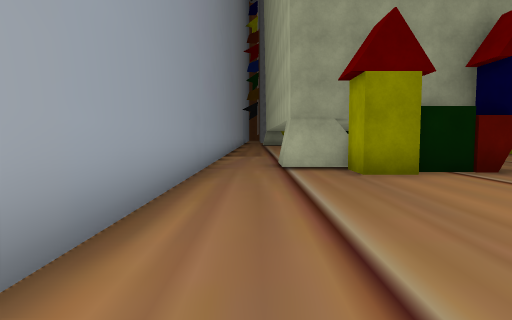
view 1 (above)

24 first-person views from a walk through a scene from a Unity 3-D project. The camera is 1.4 m above the floor, tilts 4° down and sees 75° across. Doors are open. The floor is counted in squares, 2 m on a side. Each view is taken from the middle of a square. On the plan, view 1 faces up. The plan holds only what a view shows up to about 10 squares ahead; the rest is blank. The place goes on beyond the plan. The player is left out. Some surface patterns are stand-ins.

view 2
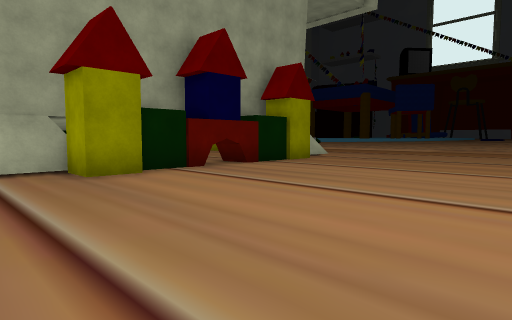

view 3
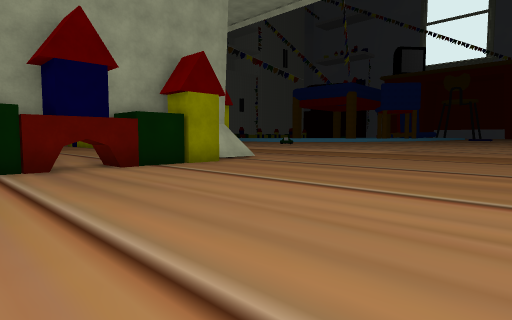

view 4
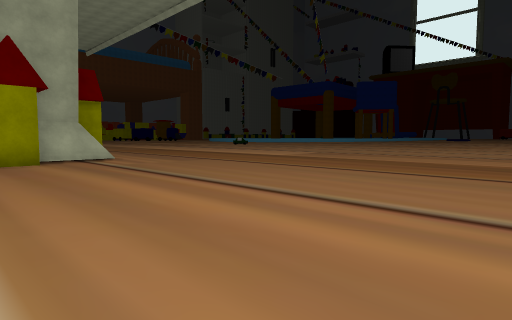

view 5
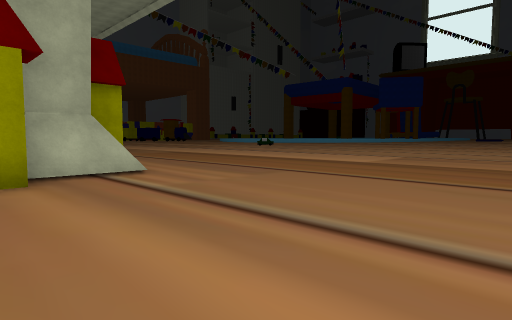

view 6
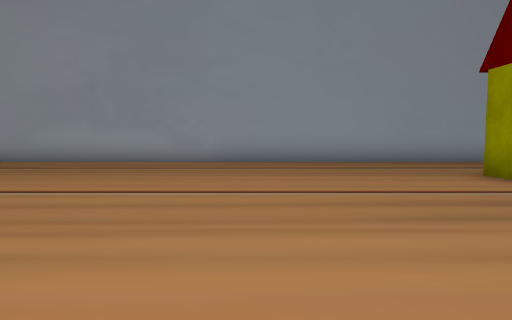

view 7
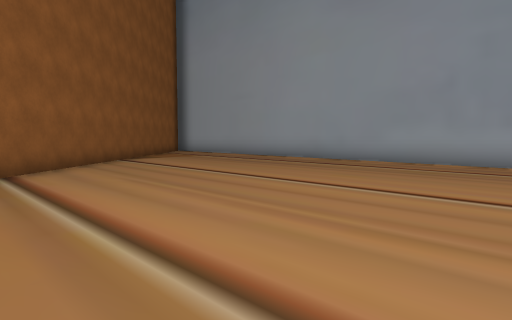

view 8
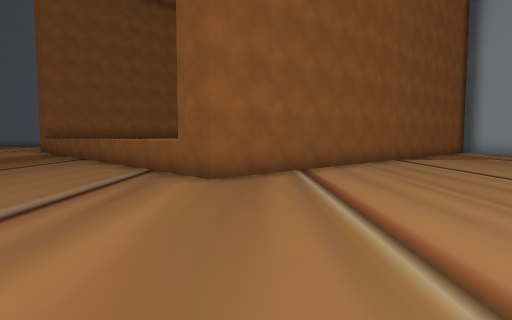

view 9
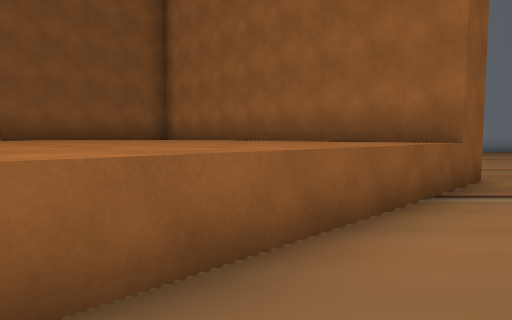

view 10
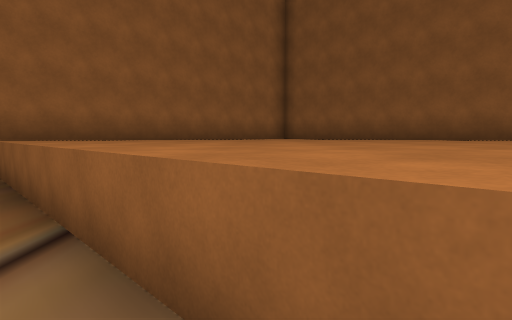

view 11
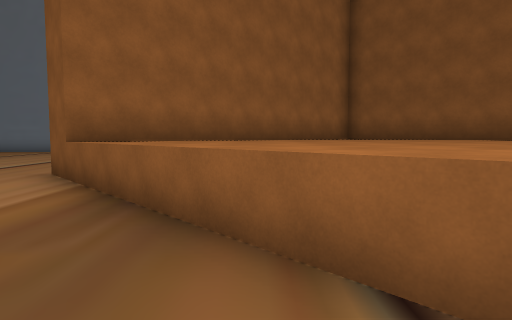

view 12
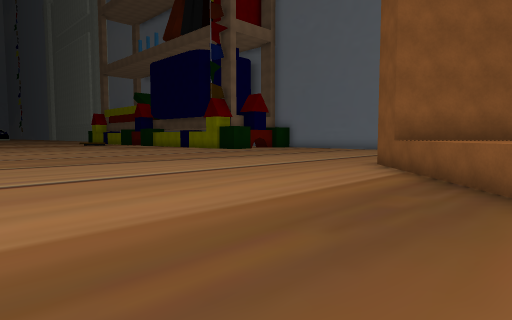

view 13
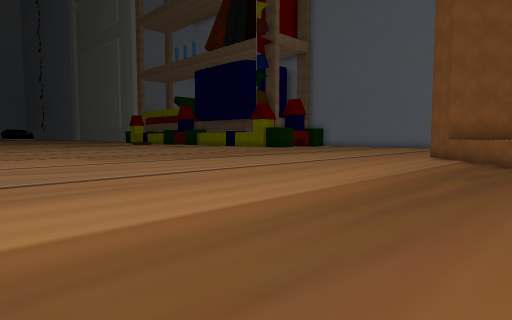

view 14
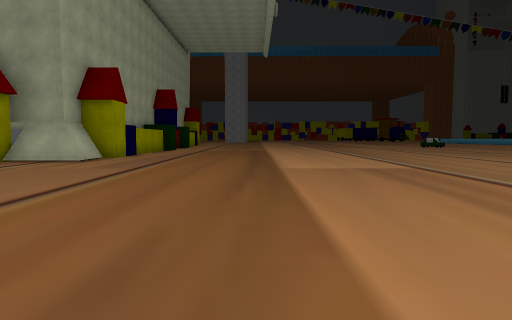

view 15
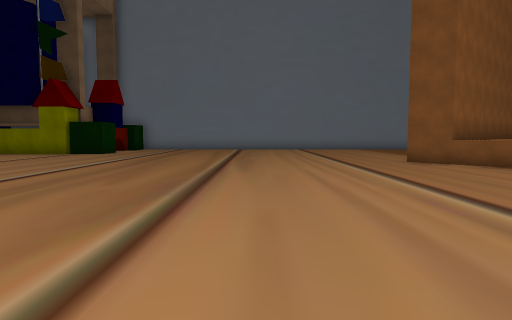

view 16
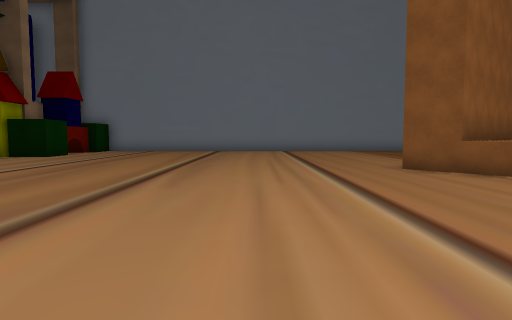

view 17
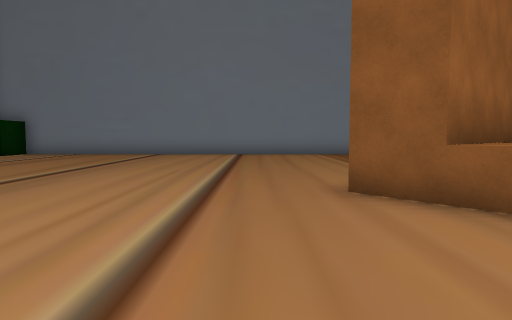

view 18
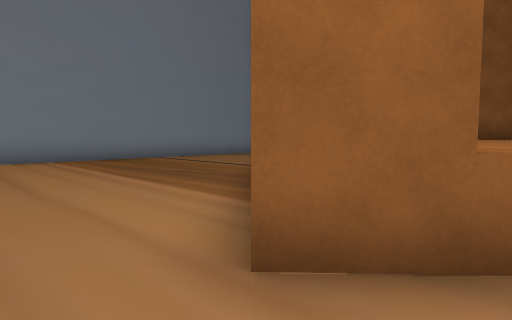

view 19
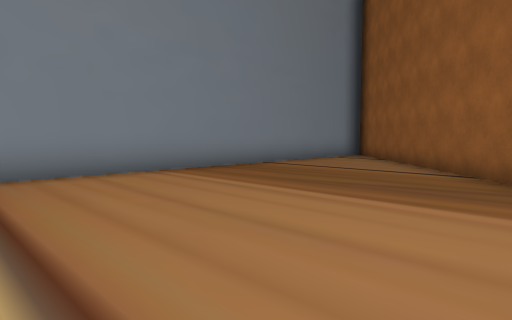

view 20
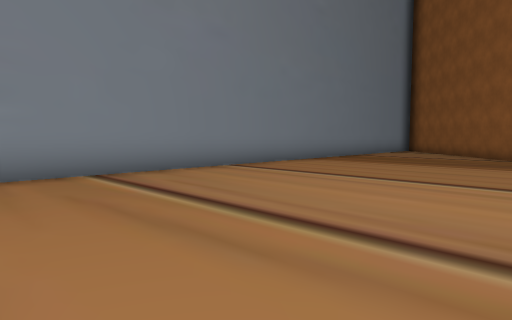

view 21
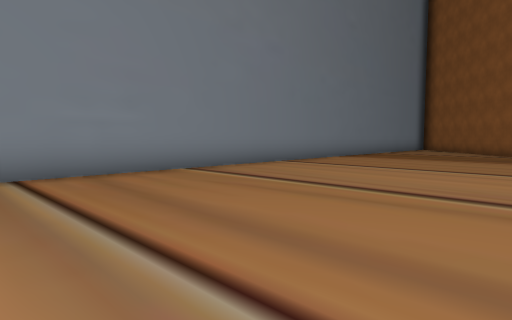

view 22
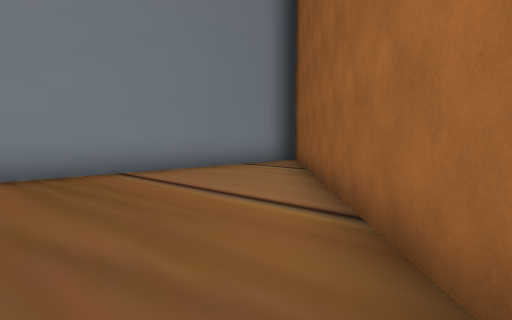

view 23
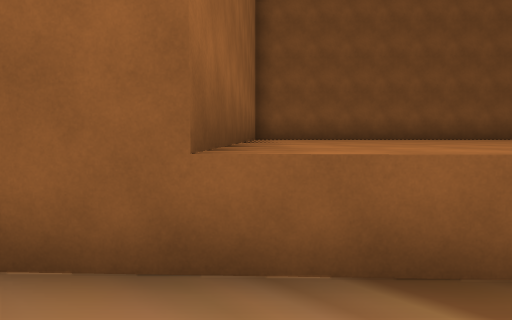

view 24
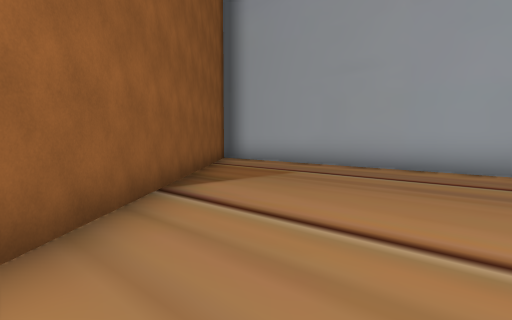

### Floor plan
Key: @ floor where view 1 was taken; # wall or solid block; . floor; D open door; ^ raised ledge; T thing the floor can be seen under or through.
Columns run from 1 left of view 1 to 27 right of it. Each row starts with its distance up from view 1.
 10 #.           ..
  9 #..         #...
  8 #.##  ..  ###............
  7 #..##TTTT##..............
  6 #..##......D............
  5 #......................
  4 #......................
  3 #.....................
  2 #....................
  1 #....................
  0 #@..................
 -1 #...................
 -2 #..................
 -3 #............  .....
 -4 #............  ...........
 -5 #............. ............
 -6 #........##................
 -7 #.......##^^..............
 -8 #......##^^^^.............
 -9 #.....##^^^^^^.............
-10 #....##^ ^^^^^^............
-11 #...##^^ ^^^^^^^............
-12 #..##  ^ ^^^^^^^^............
-13 #.## #^^ ^^^^^^^^^...........
-14 ###   #^ ^^^^^^^^^...........
-15        #^ ^^^^^^^^#..........
-16         #^^^^^^^^# ..........
-17          #^^^^^^# ...........
-18          ##  ^^##............
-19           ## ###.............
-20            ###...............
-21            ##................
-22           ##.................
-23          ##.................
-24          #..................
-25          ###################

Where each view was taken, in squares from view 1:
view 1: 0 up, 0 right, facing up
view 2: 0 up, 0 right, facing up-right
view 3: 1 down, 3 right, facing up-right
view 4: 3 down, 7 right, facing up-right
view 5: 1 up, 8 right, facing up-right
view 6: 2 up, 8 right, facing left
view 7: 0 up, 8 right, facing down-left
view 8: 0 up, 8 right, facing down
view 9: 9 down, 14 right, facing left
view 10: 8 down, 12 right, facing down
view 11: 9 down, 14 right, facing down
view 12: 7 down, 14 right, facing down-right
view 13: 3 down, 14 right, facing down-right
view 14: 2 down, 16 right, facing up
view 15: 6 down, 22 right, facing down
view 16: 8 down, 21 right, facing down
view 17: 11 down, 19 right, facing down
view 18: 14 down, 19 right, facing down-left
view 19: 18 down, 20 right, facing down-left
view 20: 18 down, 25 right, facing down-left
view 21: 18 down, 27 right, facing down-left
view 22: 18 down, 16 right, facing down-left
view 23: 13 down, 18 right, facing down-left
view 24: 6 down, 6 right, facing down-left
